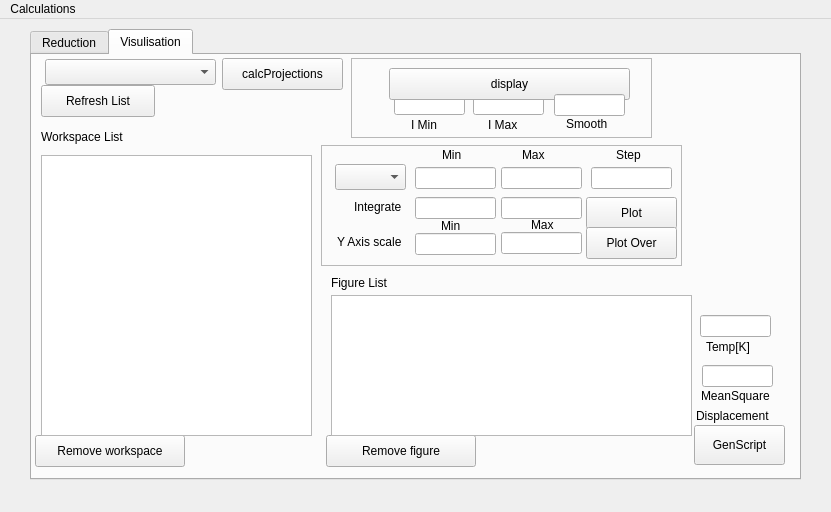
<?xml version="1.0" encoding="UTF-8"?>
<ui version="4.0">
 <class>MainWindow</class>
 <widget class="QMainWindow" name="MainWindow">
  <property name="geometry">
   <rect>
    <x>0</x>
    <y>0</y>
    <width>831</width>
    <height>512</height>
   </rect>
  </property>
  <property name="windowTitle">
   <string>MainWindow</string>
  </property>
  <property name="toolTip">
   <string/>
  </property>
  <widget class="QWidget" name="centralwidget">
   <widget class="QTabWidget" name="tabWidget">
    <property name="geometry">
     <rect>
      <x>30</x>
      <y>10</y>
      <width>771</width>
      <height>451</height>
     </rect>
    </property>
    <property name="currentIndex">
     <number>1</number>
    </property>
    <widget class="QWidget" name="tab">
     <attribute name="title">
      <string>Reduction</string>
     </attribute>
     <widget class="QLineEdit" name="DetVanNum">
      <property name="geometry">
       <rect>
        <x>140</x>
        <y>70</y>
        <width>113</width>
        <height>22</height>
       </rect>
      </property>
     </widget>
     <widget class="QLineEdit" name="RunNum">
      <property name="geometry">
       <rect>
        <x>140</x>
        <y>110</y>
        <width>113</width>
        <height>22</height>
       </rect>
      </property>
     </widget>
     <widget class="QLabel" name="label_16">
      <property name="geometry">
       <rect>
        <x>10</x>
        <y>70</y>
        <width>131</width>
        <height>16</height>
       </rect>
      </property>
      <property name="text">
       <string>Detector Vanadium</string>
      </property>
     </widget>
     <widget class="QLabel" name="label_17">
      <property name="geometry">
       <rect>
        <x>10</x>
        <y>110</y>
        <width>131</width>
        <height>16</height>
       </rect>
      </property>
      <property name="text">
       <string>Run number</string>
      </property>
     </widget>
     <widget class="QPushButton" name="Reduce">
      <property name="geometry">
       <rect>
        <x>260</x>
        <y>68</y>
        <width>114</width>
        <height>71</height>
       </rect>
      </property>
      <property name="text">
       <string>Reduce</string>
      </property>
     </widget>
    </widget>
    <widget class="QWidget" name="tab_2">
     <attribute name="title">
      <string>Visulisation</string>
     </attribute>
     <widget class="QLabel" name="label_6">
      <property name="geometry">
       <rect>
        <x>534</x>
        <y>61</y>
        <width>62</width>
        <height>16</height>
       </rect>
      </property>
      <property name="text">
       <string>Smooth</string>
      </property>
     </widget>
     <widget class="QLabel" name="label">
      <property name="geometry">
       <rect>
        <x>410</x>
        <y>92</y>
        <width>31</width>
        <height>16</height>
       </rect>
      </property>
      <property name="text">
       <string>Min</string>
      </property>
     </widget>
     <widget class="QPushButton" name="plot">
      <property name="geometry">
       <rect>
        <x>554</x>
        <y>142</y>
        <width>91</width>
        <height>32</height>
       </rect>
      </property>
      <property name="toolTip">
       <string>Plot cut</string>
      </property>
      <property name="text">
       <string>Plot</string>
      </property>
     </widget>
     <widget class="QPushButton" name="removePlot">
      <property name="geometry">
       <rect>
        <x>294</x>
        <y>380</y>
        <width>150</width>
        <height>32</height>
       </rect>
      </property>
      <property name="text">
       <string>Remove figure</string>
      </property>
     </widget>
     <widget class="QLabel" name="label_7">
      <property name="geometry">
       <rect>
        <x>409</x>
        <y>163</y>
        <width>31</width>
        <height>16</height>
       </rect>
      </property>
      <property name="text">
       <string>Min</string>
      </property>
     </widget>
     <widget class="QLineEdit" name="scalemin">
      <property name="geometry">
       <rect>
        <x>383</x>
        <y>178</y>
        <width>81</width>
        <height>22</height>
       </rect>
      </property>
      <property name="toolTip">
       <string>Minimum valaue for cut integration</string>
      </property>
     </widget>
     <widget class="QLabel" name="label_14">
      <property name="geometry">
       <rect>
        <x>299</x>
        <y>220</y>
        <width>101</width>
        <height>16</height>
       </rect>
      </property>
      <property name="text">
       <string>Figure List </string>
      </property>
     </widget>
     <widget class="QLineEdit" name="cutMax">
      <property name="geometry">
       <rect>
        <x>469</x>
        <y>112</y>
        <width>81</width>
        <height>22</height>
       </rect>
      </property>
      <property name="toolTip">
       <string>Maximum valaue for cut axis</string>
      </property>
     </widget>
     <widget class="QLabel" name="label_10">
      <property name="geometry">
       <rect>
        <x>669</x>
        <y>330</y>
        <width>81</width>
        <height>21</height>
       </rect>
      </property>
      <property name="text">
       <string>MeanSquare</string>
      </property>
     </widget>
     <widget class="QFrame" name="frame">
      <property name="geometry">
       <rect>
        <x>319</x>
        <y>3</y>
        <width>301</width>
        <height>80</height>
       </rect>
      </property>
      <property name="toolTip">
       <string>Controls for displaying Q, W map</string>
      </property>
      <property name="frameShape">
       <enum>QFrame::StyledPanel</enum>
      </property>
      <property name="frameShadow">
       <enum>QFrame::Raised</enum>
      </property>
     </widget>
     <widget class="QLabel" name="label_3">
      <property name="geometry">
       <rect>
        <x>584</x>
        <y>92</y>
        <width>30</width>
        <height>16</height>
       </rect>
      </property>
      <property name="text">
       <string>Step</string>
      </property>
     </widget>
     <widget class="QPushButton" name="removeWksp">
      <property name="geometry">
       <rect>
        <x>3</x>
        <y>380</y>
        <width>150</width>
        <height>32</height>
       </rect>
      </property>
      <property name="text">
       <string>Remove workspace</string>
      </property>
     </widget>
     <widget class="QFrame" name="frame_2">
      <property name="geometry">
       <rect>
        <x>289</x>
        <y>90</y>
        <width>361</width>
        <height>121</height>
       </rect>
      </property>
      <property name="toolTip">
       <string>Controls for plotting and generating cuts</string>
      </property>
      <property name="frameShape">
       <enum>QFrame::StyledPanel</enum>
      </property>
      <property name="frameShadow">
       <enum>QFrame::Raised</enum>
      </property>
     </widget>
     <widget class="QLabel" name="label_4">
      <property name="geometry">
       <rect>
        <x>322</x>
        <y>142</y>
        <width>71</width>
        <height>20</height>
       </rect>
      </property>
      <property name="text">
       <string>Integrate </string>
      </property>
     </widget>
     <widget class="QLineEdit" name="intMin">
      <property name="geometry">
       <rect>
        <x>383</x>
        <y>142</y>
        <width>81</width>
        <height>22</height>
       </rect>
      </property>
      <property name="toolTip">
       <string>Minimum valaue for cut integration</string>
      </property>
     </widget>
     <widget class="QLineEdit" name="DispMin">
      <property name="geometry">
       <rect>
        <x>362</x>
        <y>40</y>
        <width>71</width>
        <height>20</height>
       </rect>
      </property>
     </widget>
     <widget class="QLineEdit" name="scalemax">
      <property name="geometry">
       <rect>
        <x>469</x>
        <y>177</y>
        <width>81</width>
        <height>22</height>
       </rect>
      </property>
      <property name="toolTip">
       <string>Maximum valaue for cut integration</string>
      </property>
     </widget>
     <widget class="QLabel" name="label_2">
      <property name="geometry">
       <rect>
        <x>490</x>
        <y>92</y>
        <width>31</width>
        <height>16</height>
       </rect>
      </property>
      <property name="text">
       <string>Max</string>
      </property>
     </widget>
     <widget class="QLabel" name="label_13">
      <property name="geometry">
       <rect>
        <x>456</x>
        <y>60</y>
        <width>41</width>
        <height>20</height>
       </rect>
      </property>
      <property name="text">
       <string>I Max</string>
      </property>
     </widget>
     <widget class="QLabel" name="label_9">
      <property name="geometry">
       <rect>
        <x>674</x>
        <y>284</y>
        <width>62</width>
        <height>16</height>
       </rect>
      </property>
      <property name="text">
       <string>Temp[K]</string>
      </property>
     </widget>
     <widget class="QLabel" name="label_12">
      <property name="geometry">
       <rect>
        <x>9</x>
        <y>74</y>
        <width>101</width>
        <height>16</height>
       </rect>
      </property>
      <property name="text">
       <string>Workspace List </string>
      </property>
     </widget>
     <widget class="QListWidget" name="FigureList">
      <property name="geometry">
       <rect>
        <x>299</x>
        <y>240</y>
        <width>361</width>
        <height>141</height>
       </rect>
      </property>
      <property name="toolTip">
       <string>List of Plots</string>
      </property>
     </widget>
     <widget class="QLineEdit" name="Temperature">
      <property name="geometry">
       <rect>
        <x>668</x>
        <y>260</y>
        <width>71</width>
        <height>22</height>
       </rect>
      </property>
      <property name="toolTip">
       <string>Temperature of Run Units K</string>
      </property>
     </widget>
     <widget class="QLineEdit" name="intMax">
      <property name="geometry">
       <rect>
        <x>469</x>
        <y>142</y>
        <width>81</width>
        <height>22</height>
       </rect>
      </property>
      <property name="toolTip">
       <string>Maximum valaue for cut integration</string>
      </property>
     </widget>
     <widget class="QComboBox" name="WkspIn">
      <property name="geometry">
       <rect>
        <x>13</x>
        <y>4</y>
        <width>171</width>
        <height>26</height>
       </rect>
      </property>
      <property name="toolTip">
       <string>Avalailable Workspaces</string>
      </property>
      <property name="statusTip">
       <string/>
      </property>
     </widget>
     <widget class="QLineEdit" name="DispMax">
      <property name="geometry">
       <rect>
        <x>441</x>
        <y>40</y>
        <width>71</width>
        <height>20</height>
       </rect>
      </property>
     </widget>
     <widget class="QPushButton" name="refresh">
      <property name="geometry">
       <rect>
        <x>9</x>
        <y>30</y>
        <width>114</width>
        <height>32</height>
       </rect>
      </property>
      <property name="toolTip">
       <string>Refresh available workspaces</string>
      </property>
      <property name="text">
       <string>Refresh List</string>
      </property>
     </widget>
     <widget class="QComboBox" name="axis">
      <property name="geometry">
       <rect>
        <x>303</x>
        <y>109</y>
        <width>71</width>
        <height>26</height>
       </rect>
      </property>
      <property name="toolTip">
       <string>Axis to cut along</string>
      </property>
     </widget>
     <widget class="QLabel" name="label_11">
      <property name="geometry">
       <rect>
        <x>664</x>
        <y>350</y>
        <width>91</width>
        <height>21</height>
       </rect>
      </property>
      <property name="text">
       <string>Displacement</string>
      </property>
     </widget>
     <widget class="QLabel" name="label_15">
      <property name="geometry">
       <rect>
        <x>379</x>
        <y>60</y>
        <width>41</width>
        <height>20</height>
       </rect>
      </property>
      <property name="text">
       <string>I Min</string>
      </property>
     </widget>
     <widget class="QPushButton" name="genScript">
      <property name="geometry">
       <rect>
        <x>662</x>
        <y>370</y>
        <width>91</width>
        <height>40</height>
       </rect>
      </property>
      <property name="text">
       <string>GenScript</string>
      </property>
     </widget>
     <widget class="QPushButton" name="calcProj">
      <property name="geometry">
       <rect>
        <x>190</x>
        <y>3</y>
        <width>121</width>
        <height>32</height>
       </rect>
      </property>
      <property name="text">
       <string>calcProjections</string>
      </property>
     </widget>
     <widget class="QPushButton" name="plotOver">
      <property name="geometry">
       <rect>
        <x>554</x>
        <y>172</y>
        <width>91</width>
        <height>32</height>
       </rect>
      </property>
      <property name="toolTip">
       <string>Plot cut over existing plot (Must seleect a plot below)</string>
      </property>
      <property name="text">
       <string>Plot Over</string>
      </property>
     </widget>
     <widget class="QLineEdit" name="delta">
      <property name="geometry">
       <rect>
        <x>559</x>
        <y>112</y>
        <width>81</width>
        <height>22</height>
       </rect>
      </property>
      <property name="toolTip">
       <string>Step valaue for cut axis rebin</string>
      </property>
     </widget>
     <widget class="QPushButton" name="display">
      <property name="geometry">
       <rect>
        <x>357</x>
        <y>13</y>
        <width>241</width>
        <height>32</height>
       </rect>
      </property>
      <property name="text">
       <string>display</string>
      </property>
     </widget>
     <widget class="QLabel" name="label_5">
      <property name="geometry">
       <rect>
        <x>305</x>
        <y>177</y>
        <width>81</width>
        <height>20</height>
       </rect>
      </property>
      <property name="text">
       <string>Y Axis scale</string>
      </property>
     </widget>
     <widget class="QLineEdit" name="cutMin">
      <property name="geometry">
       <rect>
        <x>383</x>
        <y>112</y>
        <width>81</width>
        <height>22</height>
       </rect>
      </property>
      <property name="toolTip">
       <string>Minimum valaue for cut axis</string>
      </property>
     </widget>
     <widget class="QListWidget" name="wkspList">
      <property name="geometry">
       <rect>
        <x>9</x>
        <y>100</y>
        <width>271</width>
        <height>281</height>
       </rect>
      </property>
      <property name="toolTip">
       <string>List of transformed workspaces</string>
      </property>
     </widget>
     <widget class="QLineEdit" name="smooth">
      <property name="geometry">
       <rect>
        <x>522</x>
        <y>39</y>
        <width>71</width>
        <height>22</height>
       </rect>
      </property>
     </widget>
     <widget class="QLabel" name="label_8">
      <property name="geometry">
       <rect>
        <x>499</x>
        <y>162</y>
        <width>31</width>
        <height>16</height>
       </rect>
      </property>
      <property name="text">
       <string>Max</string>
      </property>
     </widget>
     <widget class="QLineEdit" name="DBWFac">
      <property name="geometry">
       <rect>
        <x>670</x>
        <y>310</y>
        <width>71</width>
        <height>22</height>
       </rect>
      </property>
      <property name="toolTip">
       <string>Mean square displacement [Angstrom]</string>
      </property>
     </widget>
    </widget>
   </widget>
  </widget>
  <widget class="QMenuBar" name="menuBar">
   <property name="geometry">
    <rect>
     <x>0</x>
     <y>0</y>
     <width>831</width>
     <height>22</height>
    </rect>
   </property>
   <widget class="QMenu" name="menuCalculations">
    <property name="title">
     <string>Calculations</string>
    </property>
    <addaction name="actionDensityOfstates"/>
    <addaction name="actionBoseFactor"/>
   </widget>
   <addaction name="menuCalculations"/>
  </widget>
  <action name="actionDensityOfstates">
   <property name="text">
    <string>DensityOfstates</string>
   </property>
  </action>
  <action name="actionBoseFactor">
   <property name="text">
    <string>BoseFactor</string>
   </property>
  </action>
 </widget>
 <resources/>
 <connections/>
</ui>
